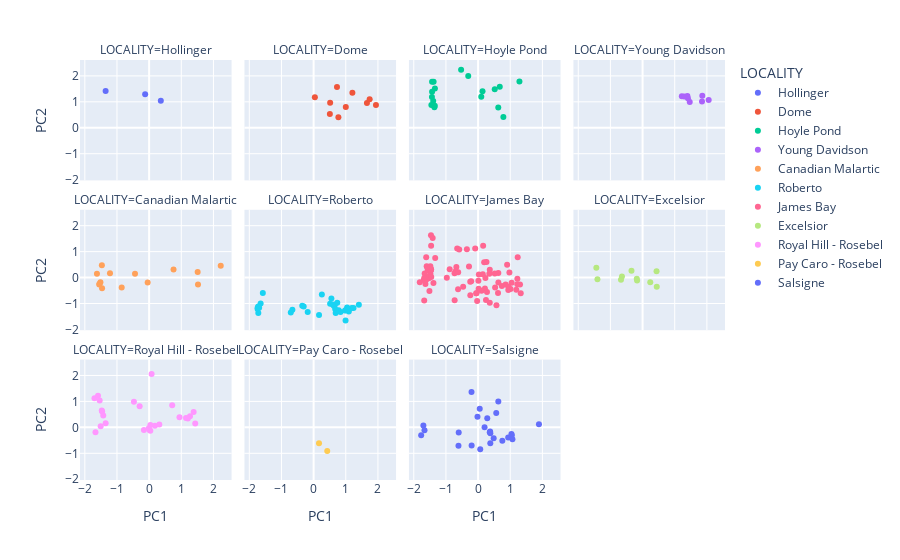

Notebook code for this chart:
### Code cell
# or maybe displaying contours in PC1/PC2 space will make it more illustrative?
# split the list of 21 localities into two smaller lists, 

localities_1 = ['Hollinger', 'Dome', 'Hoyle Pond', 'Young Davidson',
       'Canadian Malartic', 'Roberto', 'James Bay', 'Excelsior',
       'Royal Hill - Rosebel', 'Pay Caro - Rosebel', 'Salsigne']
localities_2 = ['Essakane', 'Navachab', 'New Consort', 'Hira Buddini', 'Uti',
       'Big Bell', 'St. Ives', 'Lincoln Hill', 'Tehery Wager', 'LaRonde']

# select a sub-set of the original dataset with localities from the lists
pc_aggregated_1 = pc_aggregated[pc_aggregated['LOCALITY'].isin(localities_1)]
pc_aggregated_2 = pc_aggregated[pc_aggregated['LOCALITY'].isin(localities_2)]

fig = px.scatter(pc_aggregated_1, x='PC1', y='PC2', color='LOCALITY', facet_col='LOCALITY', facet_col_wrap=4)
fig.show()
# alternatively, plot density contours: this would work well for larger datasets
# fig = px.density_contour(pc_aggregated_1, x='PC1', y='PC2', color='LOCALITY', facet_col='LOCALITY', facet_col_wrap=4)
# fig.show()

### Figure 1 — Plotly figure (JSON) as saved in the notebook; plotly's stock layout.template omitted (floating-point values rounded to 4 significant figures)
{"data": [{"hovertemplate": "LOCALITY=Hollinger<br>PC1=%{x}<br>PC2=%{y}<extra></extra>", "legendgroup": "Hollinger", "marker": {"color": "#636efa", "symbol": "circle"}, "mode": "markers", "name": "Hollinger", "orientation": "v", "showlegend": true, "type": "scatter", "x": [-0.1241, -1.353, 0.3634], "xaxis": "x9", "y": [1.293, 1.419, 1.04], "yaxis": "y9"}, {"hovertemplate": "LOCALITY=Dome<br>PC1=%{x}<br>PC2=%{y}<extra></extra>", "legendgroup": "Dome", "marker": {"color": "#EF553B", "symbol": "circle"}, "mode": "markers", "name": "Dome", "orientation": "v", "showlegend": true, "type": "scatter", "x": [1.206, 1.659, 1.939, 1.742, 0.5145, 0.7267, 0.7709, 0.03891, 1.001, 0.5052], "xaxis": "x10", "y": [1.354, 0.9595, 0.8795, 1.095, 0.969, 1.572, 0.4027, 1.18, 0.799, 0.5313], "yaxis": "y10"}, {"hovertemplate": "LOCALITY=Hoyle Pond<br>PC1=%{x}<br>PC2=%{y}<extra></extra>", "legendgroup": "Hoyle Pond", "marker": {"color": "#00cc96", "symbol": "circle"}, "mode": "markers", "name": "Hoyle Pond", "orientation": "v", "showlegend": true, "type": "scatter", "x": [0.1374, -1.396, -1.431, -1.359, -1.453, 0.6277, 0.674, 0.7861, -1.383, 0.5177, -1.347, 1.286, -1.343, 0.09926, -0.3062, -1.436, -0.5283, -1.43], "xaxis": "x11", "y": [1.41, 1.032, 1.388, 0.7952, 0.8766, 0.7811, 1.585, 0.4162, 1.776, 1.485, 0.8532, 1.781, 1.518, 1.2, 1.994, 1.185, 2.236, 1.774], "yaxis": "y11"}, {"hovertemplate": "LOCALITY=Young Davidson<br>PC1=%{x}<br>PC2=%{y}<extra></extra>", "legendgroup": "Young Davidson", "marker": {"color": "#ab63fa", "symbol": "circle"}, "mode": "markers", "name": "Young Davidson", "orientation": "v", "showlegend": true, "type": "scatter", "x": [1.41, 1.848, 1.221, 1.394, 2.057, 1.467, 1.297, 1.858], "xaxis": "x12", "y": [1.137, 1.011, 1.214, 1.229, 1.07, 0.9936, 1.206, 1.239], "yaxis": "y12"}, {"hovertemplate": "LOCALITY=Canadian Malartic<br>PC1=%{x}<br>PC2=%{y}<extra></extra>", "legendgroup": "Canadian Malartic", "marker": {"color": "#FFA15A", "symbol": "circle"}, "mode": "markers", "name": "Canadian Malartic", "orientation": "v", "showlegend": true, "type": "scatter", "x": [-1.47, -0.8531, -1.623, -1.542, -0.4396, -1.551, -1.218, -1.515, -1.464, -0.04607, 1.519, 1.509, 2.226, 0.759], "xaxis": "x5", "y": [0.4701, -0.3871, 0.1471, -0.2427, 0.1477, -0.2656, 0.1686, -0.1835, -0.4117, -0.1942, -0.2692, 0.2185, 0.4526, 0.3084], "yaxis": "y5"}, {"hovertemplate": "LOCALITY=Roberto<br>PC1=%{x}<br>PC2=%{y}<extra></extra>", "legendgroup": "Roberto", "marker": {"color": "#19d3f3", "symbol": "circle"}, "mode": "markers", "name": "Roberto", "orientation": "v", "showlegend": true, "type": "scatter", "x": [-1.579, 1.407, 0.5533, 0.6596, 0.2565, 0.5133, 1.095, -0.3531, 0.628, 0.7355, 1.188, 0.8371, 1.242, 1.041, 0.7805, 0.9776, 0.5952, 0.6703, 0.9973, 0.1688, 0.6857, 0.9937, -1.72, -0.7094, -1.74, -1.648, -0.6603, -1.742, -0.3085, -0.1837, -1.694, -1.723], "xaxis": "x6", "y": [-0.5964, -1.051, -0.8028, -1.049, -0.6511, -1.005, -1.305, -1.089, -1.085, -0.9679, -1.178, -1.326, -1.171, -1.152, -1.261, -1.274, -1.039, -1.215, -1.256, -1.441, -1.362, -1.652, -1.366, -1.342, -1.163, -1.002, -1.245, -1.209, -1.115, -1.324, -1.163, -1.114], "yaxis": "y6"}, {"hovertemplate": "LOCALITY=James Bay<br>PC1=%{x}<br>PC2=%{y}<extra></extra>", "legendgroup": "James Bay", "marker": {"color": "#FF6692", "symbol": "circle"}, "mode": "markers", "name": "James Bay", "orientation": "v", "showlegend": true, "type": "scatter", "x": [-1.567, -1.617, -0.3486, -0.9734, -1.813, -0.6221, -0.2825, -1.689, -1.334, -0.4646, -1.633, -1.535, -1.581, -0.6759, -0.2143, 0.63, 0.5305, -1.461, -0.8831, 0.1893, -0.7323, -1.599, -0.6963, -1.604, -0.6195, -1.389, -1.585, -1.483, -1.613, 0.261, 0.147, 0.2284, -1.484, 1.232, 0.9746, 0.9026, 1.222, -0.5872, 0.009691, 0.3638, -1.471, -1.465, -0.6499, 0.1572, -1.412, -0.08998, 0.02361, -1.662, 0.1079, -1.675, -0.242, -1.638, -1.675, 0.6202, -0.7287, 0.2453, 1.326, -0.2439, -0.02907, 0.3637, 0.5711, -1.513, 1.22, 1.304, 0.8563, 1.01, -1.462, 0.2126, -1.462, 0.01613, 0.9401, 0.9445, 0.739, 1.189, 1.043, -1.466, -1.457, 0.3496, -0.05699, 0.6289, 0.2769, 0.5174, -0.05091], "xaxis": "x7", "y": [0.2812, -0.08743, 1.094, -0.006774, -0.1775, -0.4476, 0.423, -0.0975, 0.7558, -0.3513, -0.09534, -0.02964, -0.02527, 0.4081, -0.1383, -0.19, -0.3849, 1.224, 0.3201, 0.5909, 0.1686, 0.4396, 0.2439, 0.03351, 0.205, -0.2125, 0.4028, 0.1475, 0.7814, 0.6045, 0.1273, -0.01287, 0.4315, 0.7833, 0.1996, 0.4969, -0.04344, 1.084, -0.1275, 0.3016, 0.2676, 1.631, 1.118, 1.227, 1.524, 1.12, 0.1163, 0.1553, -0.5068, -0.02036, -0.6781, -0.2526, -0.886, -0.593, -0.8757, -0.8641, -0.6006, -0.1615, -0.8994, -0.971, -1.063, -0.5172, -0.2585, -0.2701, -0.2696, -0.4365, 0.3252, -0.422, 0.3155, -0.4271, -0.4746, -0.3498, -0.3232, -0.471, -0.1953, 0.2983, 0.02364, 0.1431, -0.6028, 0.1773, -0.5565, 0.1594, -0.601], "yaxis": "y7"}, {"hovertemplate": "LOCALITY=Excelsior<br>PC1=%{x}<br>PC2=%{y}<extra></extra>", "legendgroup": "Excelsior", "marker": {"color": "#B6E880", "symbol": "circle"}, "mode": "markers", "name": "Excelsior", "orientation": "v", "showlegend": true, "type": "scatter", "x": [-1.403, -0.6713, -0.3448, -0.1797, 0.4351, 0.4417, -0.6406, -0.1707, -1.438, 0.2395], "xaxis": "x8", "y": [-0.06694, -0.08589, 0.2601, -0.04926, 0.2465, -0.3556, 0.04321, -0.1156, 0.3828, -0.1795], "yaxis": "y8"}, {"hovertemplate": "LOCALITY=Royal Hill - Rosebel<br>PC1=%{x}<br>PC2=%{y}<extra></extra>", "legendgroup": "Royal Hill - Rosebel", "marker": {"color": "#FF97FF", "symbol": "circle"}, "mode": "markers", "name": "Royal Hill - Rosebel", "orientation": "v", "showlegend": true, "type": "scatter", "x": [1.384, 1.433, 0.9437, 1.27, 1.204, 1.147, -0.473, 0.0383, -1.7, -1.353, -1.59, 0.3169, -1.538, 0.01318, -1.427, 0.07672, -1.462, -1.473, -1.507, 0.03659, -0.009129, -0.1626, -1.669, -0.2953, 0.7177, 0.1808], "xaxis": "x", "y": [0.5895, 0.1482, 0.3881, 0.4331, 0.3457, 0.3617, 0.9838, 0.08871, 1.124, 0.1601, 1.223, 0.1142, 1.038, -0.1026, 0.4564, 2.059, 0.6135, 0.6472, 0.04761, -0.127, -0.02931, -0.1018, -0.1835, 0.8131, 0.854, 0.06597], "yaxis": "y"}, {"hovertemplate": "LOCALITY=Pay Caro - Rosebel<br>PC1=%{x}<br>PC2=%{y}<extra></extra>", "legendgroup": "Pay Caro - Rosebel", "marker": {"color": "#FECB52", "symbol": "circle"}, "mode": "markers", "name": "Pay Caro - Rosebel", "orientation": "v", "showlegend": true, "type": "scatter", "x": [0.4241, 0.1685], "xaxis": "x2", "y": [-0.9155, -0.616], "yaxis": "y2"}, {"hovertemplate": "LOCALITY=Salsigne<br>PC1=%{x}<br>PC2=%{y}<extra></extra>", "legendgroup": "Salsigne", "marker": {"color": "#636efa", "symbol": "circle"}, "mode": "markers", "name": "Salsigne", "orientation": "v", "showlegend": true, "type": "scatter", "x": [0.3797, -0.61, 0.05128, 0.3807, 1.047, 0.754, 0.3743, 0.6291, -0.6025, 0.2852, -1.77, -1.701, -1.667, -0.2015, 0.4843, 0.3631, 1.893, 0.2015, -0.2046, 0.06625, -0.01885, 1.068, 0.9362, 1.038, 0.5644], "xaxis": "x3", "y": [-0.6153, -0.7121, 0.7189, -0.2268, -0.3054, -0.5146, -0.1597, 0.9984, -0.1995, 0.3531, -0.3013, 0.07268, -0.1126, -0.6959, -0.4236, -0.1904, 0.1168, 0.004779, 1.362, -0.8411, 0.4079, -0.4571, -0.393, -0.255, 0.5552], "yaxis": "y3"}], "layout": {"annotations": [{"font": {}, "showarrow": false, "text": "LOCALITY=Royal Hill - Rosebel", "x": 0.1175, "xanchor": "center", "xref": "paper", "y": 0.2867, "yanchor": "bottom", "yref": "paper"}, {"font": {}, "showarrow": false, "text": "LOCALITY=Pay Caro - Rosebel", "x": 0.3725, "xanchor": "center", "xref": "paper", "y": 0.2867, "yanchor": "bottom", "yref": "paper"}, {"font": {}, "showarrow": false, "text": "LOCALITY=Salsigne", "x": 0.6275, "xanchor": "center", "xref": "paper", "y": 0.2867, "yanchor": "bottom", "yref": "paper"}, {"font": {}, "showarrow": false, "text": "LOCALITY=Canadian Malartic", "x": 0.1175, "xanchor": "center", "xref": "paper", "y": 0.6433, "yanchor": "bottom", "yref": "paper"}, {"font": {}, "showarrow": false, "text": "LOCALITY=Roberto", "x": 0.3725, "xanchor": "center", "xref": "paper", "y": 0.6433, "yanchor": "bottom", "yref": "paper"}, {"font": {}, "showarrow": false, "text": "LOCALITY=James Bay", "x": 0.6275, "xanchor": "center", "xref": "paper", "y": 0.6433, "yanchor": "bottom", "yref": "paper"}, {"font": {}, "showarrow": false, "text": "LOCALITY=Excelsior", "x": 0.8825, "xanchor": "center", "xref": "paper", "y": 0.6433, "yanchor": "bottom", "yref": "paper"}, {"font": {}, "showarrow": false, "text": "LOCALITY=Hollinger", "x": 0.1175, "xanchor": "center", "xref": "paper", "y": 1.0, "yanchor": "bottom", "yref": "paper"}, {"font": {}, "showarrow": false, "text": "LOCALITY=Dome", "x": 0.3725, "xanchor": "center", "xref": "paper", "y": 1.0, "yanchor": "bottom", "yref": "paper"}, {"font": {}, "showarrow": false, "text": "LOCALITY=Hoyle Pond", "x": 0.6275, "xanchor": "center", "xref": "paper", "y": 1.0, "yanchor": "bottom", "yref": "paper"}, {"font": {}, "showarrow": false, "text": "LOCALITY=Young Davidson", "x": 0.8825, "xanchor": "center", "xref": "paper", "y": 1.0, "yanchor": "bottom", "yref": "paper"}], "legend": {"title": {"text": "LOCALITY"}, "tracegroupgap": 0}, "margin": {"t": 60}, "xaxis": {"anchor": "y", "domain": [0, 0.235], "title": {"text": "PC1"}}, "xaxis10": {"anchor": "y10", "domain": [0.255, 0.49], "matches": "x", "showticklabels": false}, "xaxis11": {"anchor": "y11", "domain": [0.51, 0.745], "matches": "x", "showticklabels": false}, "xaxis12": {"anchor": "y12", "domain": [0.765, 1.0], "matches": "x", "showticklabels": false}, "xaxis2": {"anchor": "y2", "domain": [0.255, 0.49], "matches": "x", "title": {"text": "PC1"}}, "xaxis3": {"anchor": "y3", "domain": [0.51, 0.745], "matches": "x", "title": {"text": "PC1"}}, "xaxis4": {"anchor": "y4", "domain": [0.765, 1.0], "matches": "x", "title": {"text": "PC1"}}, "xaxis5": {"anchor": "y5", "domain": [0, 0.235], "matches": "x", "showticklabels": false}, "xaxis6": {"anchor": "y6", "domain": [0.255, 0.49], "matches": "x", "showticklabels": false}, "xaxis7": {"anchor": "y7", "domain": [0.51, 0.745], "matches": "x", "showticklabels": false}, "xaxis8": {"anchor": "y8", "domain": [0.765, 1.0], "matches": "x", "showticklabels": false}, "xaxis9": {"anchor": "y9", "domain": [0, 0.235], "matches": "x", "showticklabels": false}, "yaxis": {"anchor": "x", "domain": [0, 0.2867], "title": {"text": "PC2"}}, "yaxis10": {"anchor": "x10", "domain": [0.7133, 1.0], "matches": "y", "showticklabels": false}, "yaxis11": {"anchor": "x11", "domain": [0.7133, 1.0], "matches": "y", "showticklabels": false}, "yaxis12": {"anchor": "x12", "domain": [0.7133, 1.0], "matches": "y", "showticklabels": false}, "yaxis2": {"anchor": "x2", "domain": [0, 0.2867], "matches": "y", "showticklabels": false}, "yaxis3": {"anchor": "x3", "domain": [0, 0.2867], "matches": "y", "showticklabels": false}, "yaxis4": {"anchor": "x4", "domain": [0, 0.2867], "matches": "y", "showticklabels": false}, "yaxis5": {"anchor": "x5", "domain": [0.3567, 0.6433], "matches": "y", "title": {"text": "PC2"}}, "yaxis6": {"anchor": "x6", "domain": [0.3567, 0.6433], "matches": "y", "showticklabels": false}, "yaxis7": {"anchor": "x7", "domain": [0.3567, 0.6433], "matches": "y", "showticklabels": false}, "yaxis8": {"anchor": "x8", "domain": [0.3567, 0.6433], "matches": "y", "showticklabels": false}, "yaxis9": {"anchor": "x9", "domain": [0.7133, 1.0], "matches": "y", "title": {"text": "PC2"}}}}
